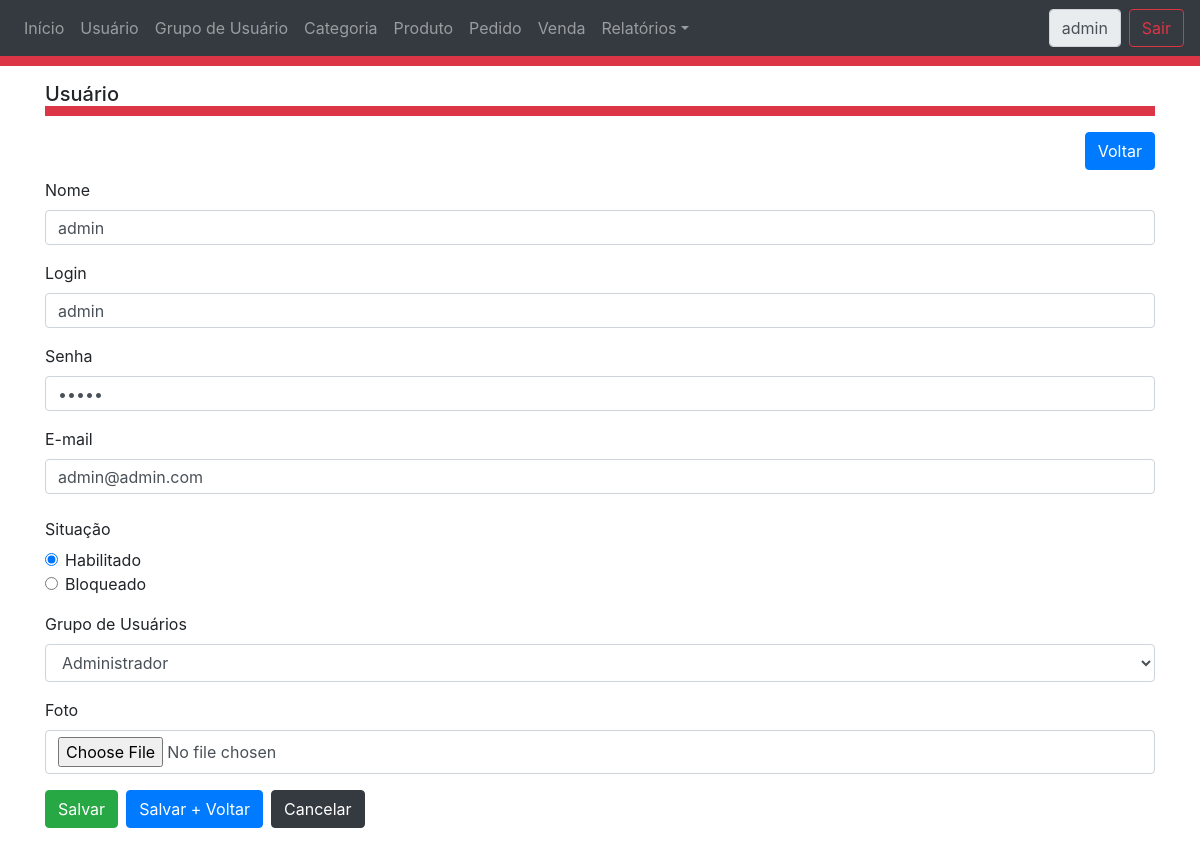
Screenshot of /UsuarioFormulario.php?operacao=editar&idUsuario=1 (signed in) with the database file from the repository.
### tables this page shows
CREATE TABLE IF NOT EXISTS `tbUsuario` (
`idUsuario` int(11) NOT NULL,
  `nome` varchar(255) NOT NULL,
  `login` varchar(255) NOT NULL,
  `senha` varchar(255) NOT NULL,
  `email` varchar(255) NOT NULL,
  `ultimoAcesso` datetime DEFAULT NULL,
  `situacao` tinyint(1) NOT NULL,
  `foto` varchar(255) DEFAULT NULL,
  `idGrupo` int(11) NOT NULL
);

### ControleAcesso.php (called while the page is built, shortened)
<?php
	require_once 'class/Usuario.php';
	require_once 'class/GrupoAcesso.php';
	$usuarioAtual = unserialize($_SESSION["USUARIO_ATUAL"]);
	$grupoAcessoUsuarioAtual = unserialize($_SESSION["GRUPOACESSO_USUARIO_ATUAL"]);
	$arquivoAtual = basename($_SERVER['PHP_SELF']);
	foreach ($grupoAcessoUsuarioAtual as $grupoAcesso){
		if($grupoAcesso->getAcesso()->getArquivo() == $arquivoAtual ){
			$permissao = $grupoAcesso->getPermissao();
		}
  	}
?>

### class/GrupoAcesso.php (called while the page is built, shortened)
<?php
    require_once 'Grupo.php';
    require_once 'Acesso.php';
	class GrupoAcesso
	{
        private  $acesso;
        private  $permissao;
        function getAcesso() {
            return $this->acesso;
        }
        function getPermissao() {
            return $this->permissao;
        }
	}
?>

### class/Acesso.php (called while the page is built, shortened)
<?php
class Acesso
    {
        private  $menu;
        private  $arquivo;
        private  $tipo;
        function getMenu() {
            return $this->menu;
        }
        function getTipo() {
            return $this->tipo;
        }
        function getArquivo() {
            return $this->arquivo;
        }
        function setMenu($menu) {
            $this->menu = $menu;
        }
        function setTipo($tipo) {
            $this->tipo = $tipo;
        }
        function setArquivo($arquivo) {
            $this->arquivo = $arquivo;
        }
    }
?>

### class/UsuarioDAO.php (called while the page is built, shortened)
<?php
	require_once 'GrupoDAO.php';
	require_once 'Usuario.php';
	class UsuarioDAO extends CrudDAO
	{
		public function buscarPorId($codigo){
			$usuario = new Usuario();
			try{
				$pdo = parent::conectar();
				$sql = "SELECT * FROM tbUsuario WHERE idUsuario = :idUsuario";
				$run = $pdo->prepare($sql);
	  			$run->bindValue(':idUsuario', $codigo);
				$run->execute();
				$registro = $run->fetch();
				$grupoDAO = new GrupoDAO();
				$usuario = new Usuario();
				$usuario->setIdUsuario($registro['idUsuario']);
				$usuario->setNome($registro['nome']);
				$usuario->setLogin($registro['login']);
				$usuario->setSenha($registro['senha']);
				$usuario->setEmail($registro['email']);
				$usuario->setUltimoAcesso($registro['ultimoAcesso']);
				$usuario->setSituacao($registro['situacao']);
				$usuario->setFoto($registro['foto']);
				$grupo = $grupoDAO->buscarPorId($registro['idGrupo']);
				$usuario->setGrupo($grupo);
			}catch(Exception $ex){
				echo $ex->getFile().' : '.$ex->getLine().' : '.$ex->getMessage();
			}finally {
				parent::desconectar();
			}
			return $usuario;
		}
	}
?>

### class/Usuario.php (called while the page is built, shortened)
<?php
    require_once 'Grupo.php';
	class Usuario
	{
        private  $nome;
        private  $login;
        private  $senha;
        private  $email;
        private  $situacao;
        private  $foto;
        private  $grupo;
        function __construct() {
            $grupo = new Grupo();
        }
        function getNome(){
            return $this->nome;
        }
        function setNome($nome){
            $this->nome = $nome;
        }
        function getLogin(){
            return $this->login;
        }
        function setLogin($login){
            $this->login = $login;
        }
        function getSenha(){
            return $this->senha;
        }
        function setSenha($senha){
            $this->senha = $senha;
        }
        function getEmail(){
            return $this->email;
        }
        function setEmail($email){
            $this->email = $email;
        }
        function getSituacao(){
            return $this->situacao;
        }
        function setSituacao($situacao){
            $this->situacao = intval($situacao);
        }
        function getFoto(){
            return $this->foto;
        }
        function setFoto($foto){
            $this->foto = $foto;
        }
        function getGrupo() {
            return $this->grupo;
        }
        function setGrupo($objeto) {
            $this->grupo = $objeto;
        }
	}
?>

### class/AcessoDAO.php (called while the page is built, shortened)
<?php
	require_once 'Acesso.php';
	class AcessoDAO extends CrudDAO
	{
		public function listarPorAcessoPai($codigo){
			$objetos = array();
			try{
				$pdo = parent::conectar();
				$sql = "SELECT * FROM tbAcesso WHERE  idAcessoPai = :codigo";
				$run = $pdo->prepare($sql);
				$run->bindValue(':codigo', $codigo);
				$run->execute();
				$resultado = $run->fetchAll();
				foreach ($resultado as $objeto){
					$acesso = new Acesso();
					$acesso->setIdAcesso($objeto['idAcesso']);
					$acesso->setDescricao($objeto['descricao']);
					$acesso->setMenu($objeto['menu']);
					$acesso->setArquivo($objeto['arquivo']);
					$acesso->setTipo($objeto['tipo']);
					$acesso->setIdAcessoPai($objeto['idAcessoPai']);
					array_push($objetos, $acesso);
				}
			}catch(Exception $ex){
				echo $ex->getFile().' : '.$ex->getLine().' : '.$ex->getMessage();
			}finally {
				parent::desconectar();
			}
			return $objetos;
		}
	}
?>

### class/GrupoDAO.php (called while the page is built, shortened)
<?php
require_once 'Grupo.php';
class GrupoDAO extends CrudDAO {
    public function listar() {
        $objetos = array();
        try {
            $pdo = parent::conectar();
            $sql = "SELECT * FROM tbGrupo";
            $run = $pdo->prepare($sql);
            $run->execute();
            $resultado = $run->fetchAll();
            foreach ($resultado as $registro) {
                $grupo = new Grupo();
                $grupo->setIdGrupo($registro['idGrupo']);
                $grupo->setDescricao($registro['descricao']);
                array_push($objetos, $grupo);
            }
        } catch (Exception $ex) {
            echo $ex->getFile() . ' : ' . $ex->getLine() . ' : ' . $ex->getMessage();
        } finally {
            parent::desconectar();
        }
        return $objetos;
    }
    public function buscarPorId($codigo) {
        $grupo = new Grupo();
        try {
            $pdo = parent::conectar();
            $sql = "SELECT * FROM tbGrupo WHERE idGrupo = :idGrupo";
            $run = $pdo->prepare($sql);
            $run->bindValue(':idGrupo', $codigo, PDO::PARAM_INT);
            $run->execute();
            $registro = $run->fetch();
            $grupo->setIdGrupo($registro['idGrupo']);
            $grupo->setDescricao($registro['descricao']);
        } catch (Exception $ex) {
            echo $ex->getFile() . ' : ' . $ex->getLine() . ' : ' . $ex->getMessage();
        } finally {
            parent::desconectar();
        }
        return $grupo;
    }
}
?>

### class/Grupo.php (called while the page is built, shortened)
<?php
	class Grupo
	{
		private  $idGrupo;
		private  $descricao;
        function getIdGrupo() {
            return $this->idGrupo;
        }
        function getDescricao() {
            return $this->descricao;
        }
        function setIdGrupo($idGrupo) {
            $this->idGrupo = intval($idGrupo);
        }
        function setDescricao($descricao) {
            $this->descricao = $descricao;
        }
	}
?>

### UsuarioFormulario.php (the view, shortened to what this page needs)
<?php
	require_once 'ControleAcesso.php';
	require_once 'class/UsuarioDAO.php';
	require_once 'class/GrupoDAO.php';
	$usuario = new Usuario();
	$operacao = "visualizar";
	if(isset($_GET["operacao"])){
		$operacao = $_GET["operacao"];
	}
	if(isset($_GET["idUsuario"])){
		$idUsuario = $_GET["idUsuario"];
		$usuarioDAO = new UsuarioDAO();
		$usuario = $usuarioDAO->buscarPorId($idUsuario);
	}
?>
<html>
    <head>
		<link type="text/css" rel="stylesheet" href="css/bootstrap.css"/>
		<link type="text/css" rel="stylesheet" href="css/usuario.css"/>
    </head>
    <body>
		<div class="cabecalho">
			<?php
				include_once("Cabecalho.php");
			?>
		</div>
		<div class="container">
			<h5 class="cabecalho"> <?php echo $menu; ?> </h5>
			<div class="mb-2 clearfix">
				<p><a class="btn btn-primary float-right" href="UsuarioTabela.php">Voltar</a></p>
			</div>
			<form id="formUsuario" action="UsuarioControlador.php?operacao=salvar" method="post" enctype="multipart/form-data">
				<fieldset <?php if($operacao=="visualizar"){echo 'disabled';} ?> >
					<div class="row form-group">
						<div class="col-md-12">
							<label for="nome">Nome</label>
							<input class="form-control" name="nome" id="nome" type="text" value="<?php echo $usuario->getNome() ?>">
						</div>
					</div>
					<div class="row form-group">
						<div class="col-md-12">
							<label for="login">Login</label>
							<input class="form-control" name="login" id="login" type="text" value="<?php echo $usuario->getLogin() ?>">
						</div>
					</div>
					<div class="row form-group">
						<div class="col-md-12">
							<label for="senha">Senha</label>
							<input class="form-control" id="senha" name="senha" type="password" value="<?php echo $usuario->getSenha() ?>">
						</div>
					</div>
					<div class="row form-group">
						<div class="col-md-12">
							<label for="email">E-mail</label>
							<input class="form-control" id="email" name="email" type="text" value="<?php echo $usuario->getEmail() ?>">
						</div>
					</div>
					<div class="row form-group">
						<div class="col-md-12">
							<legend class="col-form-label">Situação</legend>
							<div class="form-check">
								<input class="form-check-input" type="radio" name="situacao" id="situacaoHabilitado" value="1" <?php if($usuario->getSituacao() == 1){echo 'checked';} ?>>
								<label class="form-check-label" for="situacaoHabilitado">Habilitado</label>
							</div>
							<div class="form-check">
								<input class="form-check-input" type="radio" name="situacao" id="situacaoBloqueado" value="0" <?php if($usuario->getSituacao() == 0){echo 'checked';} ?>>
								<label class="form-check-label" for="situacaoBloqueado">Bloqueado</label>
							</div>
						</div>
					</div>
					<div class="row form-group">
						<div class="col-md-12">
							<label for="idGrupo">Grupo de Usuários</label>
							<select id="idGrupo" name="idGrupo" class="form-control" required>
								<?php
									$vendaDAO = new GrupoDAO();
									$lista = $vendaDAO->listar();
									foreach($lista as $venda){
										if($venda->getIdGrupo() == $usuario->getGrupo()->getIdGrupo()){
											echo "<option selected value='{$venda->getIdGrupo()}'>{$venda->getDescricao()}</option>";
										}
										else{
											echo "<option value='{$venda->getIdGrupo()}'>{$venda->getDescricao()}</option>";
										}
									}
								?>
							</select>
						</div>
					</div>
					<div class="row form-group">
						<div class="col-md-12">
							<label for="foto">Foto</label>
							<input class="form-control" id="foto" name="foto" type="file" value="<?php echo $usuario->getFoto() ?>">
						</div>
					</div>
					<?php
						if($operacao=="visualizar"){
							echo "<div class='row form-group ocultar'>";
						}else{
							echo "<div class='row form-group'>";
						}
					?>
						<div class="col-md-11">
						<?php
							if($permissao == 2){
								echo "<button class='btn btn-success' type='submit' name='salvar' id='salvar' value='salvar'>Salvar</button>";
								echo "<button class='btn btn-primary mx-2' type='submit' name='salvarVoltar' id='salvarVoltar' value='salvarVoltar'>Salvar + Voltar</button>";
								echo "<button class='btn btn-dark' type='reset' id='cancelar'>Cancelar</button>";
							}
						?>
						</div>
					</div>
				</fieldset>
			</form >
		</div>
    </body>
</html>

### Cabecalho.php (shortened to what this page needs)
<?php
	require_once 'class/AcessoDAO.php';
?>
<nav class="navbar navbar-expand-md navbar-dark bg-dark">
  <div class="collapse navbar-collapse" id="navbarsExampleDefault">
	<ul class="navbar-nav mr-auto">
	<?php
		$arquivoAtual = basename($_SERVER['PHP_SELF']);
		foreach ($grupoAcessoUsuarioAtual as $grupoAcesso){
			if($grupoAcesso->getAcesso()->getTipo() == "menu"){
				if($grupoAcesso->getAcesso()->getArquivo() == $arquivoAtual){
					$ativo = "active";
				}else{
					$ativo = "";
				}
				echo "<li class='nav-item {$ativo}'>";
				echo "<a class='nav-link' href='{$grupoAcesso->getAcesso()->getArquivo()}'>{$grupoAcesso->getAcesso()->getMenu()}</a>";
		  		echo "</li>";
			}else{
				if($grupoAcesso->getAcesso()->getTipo() == "subMenu"){
					if($grupoAcesso->getAcesso()->getArquivo() == $arquivoAtual){
						$ativo = "active";
					}else{
						$ativo = "";
					}
					echo "<li class='nav-item dropdown {$ativo}'>";
					    echo "<a class='nav-link dropdown-toggle' href='{$grupoAcesso->getAcesso()->getArquivo()}' id='navbarDropdown' role='button' data-toggle='dropdown' aria-haspopup='true' aria-expanded='false'>{$grupoAcesso->getAcesso()->getMenu()}</a>";
					    	$acessoDAO = new AcessoDAO();
					    	$listaAcesso = $acessoDAO->listarPorAcessoPai($grupoAcesso->getAcesso()->getIdAcesso());
					echo "</li>";
				}
			}
	  	}
	?>
	</ul>
	<div class="form-inline my-2 my-lg-0">
	  <label class="form-control mr-sm-2" readonly> <?php echo $usuarioAtual->getLogin(); ?> </label>
	  <a class="btn btn-outline-danger my-2 my-sm-0" href="LoginControlador.php?operacao=encerrar">Sair</a>
	</div>
  </div>
</nav>

### css/usuario.css (style rules this page uses)
.cabecalho { border-bottom: 10px solid #dc3545; }
.container { padding-top: 1rem; }
input[type="text"], input[type="email"], input[type="password"] { height: 35px; }
select { height: 35px; }

### rows the page displays
tbusuario: login "admin", nome "admin", email "admin@admin.com", situacao "☑ Habilitado", situacao "☐ Bloqueado"

### other values shown
$grupoAcesso->getAcesso()->getMenu() "Início"
$grupoAcesso->getAcesso()->getMenu() "Usuário"
$grupoAcesso->getAcesso()->getMenu() "Grupo de Usuário"
$grupoAcesso->getAcesso()->getMenu() "Categoria"
$grupoAcesso->getAcesso()->getMenu() "Produto"
$grupoAcesso->getAcesso()->getMenu() "Pedido"
$grupoAcesso->getAcesso()->getMenu() "Venda"
$grupoAcesso->getAcesso()->getMenu() "Relatórios"
$menu "Usuário"
form field idGrupo "Administrador"
